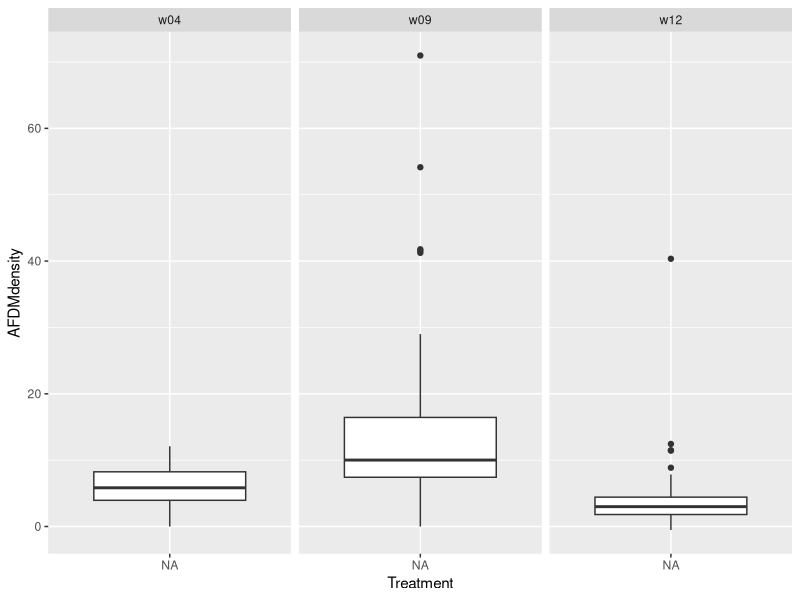
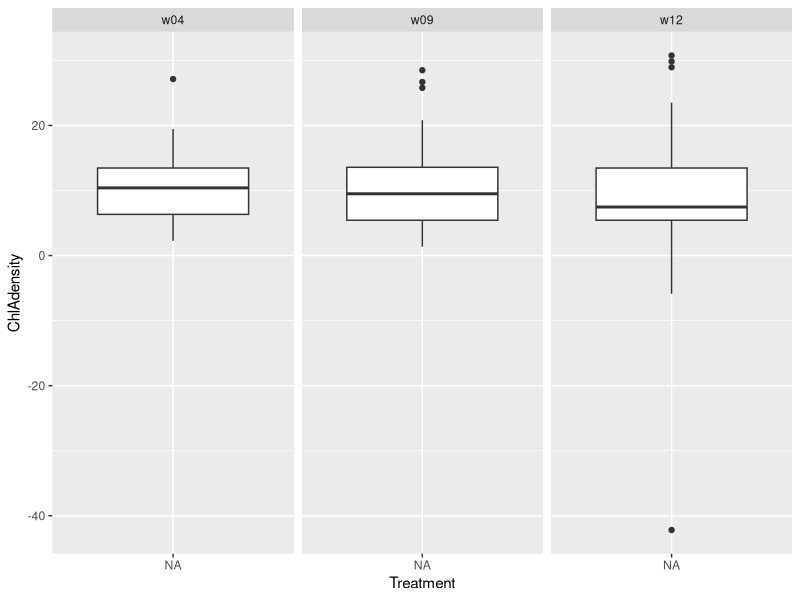
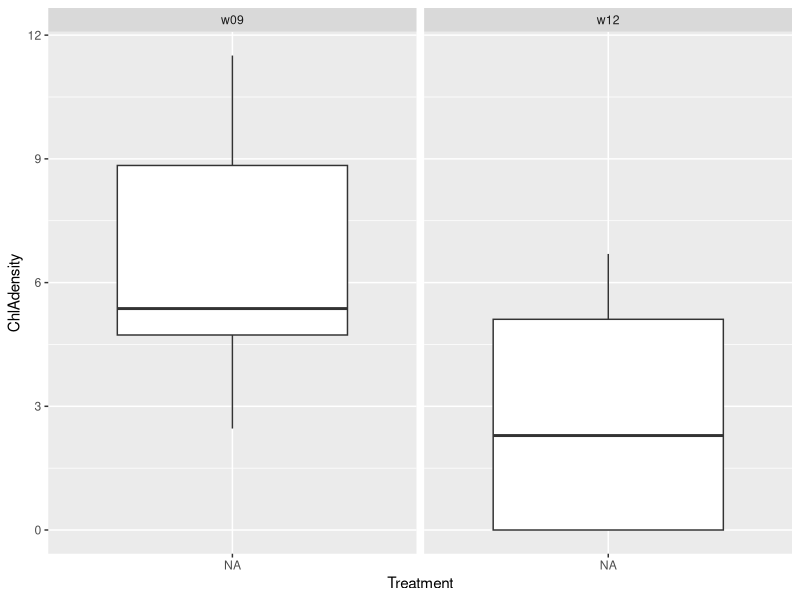

The R source for these figures, in order: (Note: this script raises an error after producing the figures.)
##### Basket Slurry Analysis #####
SlurryData<-read.csv("./FEn17_data/SubSamFEn17OK.csv", stringsAsFactors = F) #bring in volume data; bucket volume, subsample, filter, enclosure
SlurryData$BucketVol<-as.numeric(paste(SlurryData$BucketVol)) #tell volume to stop being a factor/text
colnames(SlurryData)[6]<-"WeekBad"
SlurryData[SlurryData$WeekBad=="8",8]<-"w09"
SlurryData[SlurryData$WeekBad=="4",8]<-"w04"
SlurryData[SlurryData$WeekBad=="12",8]<-"w12"
colnames(SlurryData)[8]<-"Week"

Treat<-read.csv("./FEn17_data/FEn17OKTreatments.csv", sep=",")#bring in enclosure and treatment data

##### Ash Free Dry Mass Data #####
AFDMraw<-read.csv("./FEn17_data/AFDMFEn17OK.csv", stringsAsFactors = F) #datasheet with dried and burned results
FilterPre<-read.csv("./FEn17_data/FiltPreWFen17OK.csv") #filter preweights
colnames(FilterPre)[1]<-"Filter."

AFDM2<-merge.data.frame(AFDMraw, FilterPre, by="Filter.")
AFDM<-merge.data.frame(AFDM2, SlurryData, by="Filter.")
AFDM$Tin.filter.combusted<-as.numeric(paste(AFDM$Tin.filter.combusted))
AFDM$BucketVol<-as.numeric(paste(AFDM$BucketVol))

AFDM$SubstrateVol<-AFDM$Basket.*.03315
AFDM$Tare<-AFDM$Tin.Weight+AFDM$PreWeight
AFDM$DryMass<-AFDM$Tin.filter.dry-AFDM$Tare
AFDM$OrganicM<-AFDM$Tin.filter.dry-AFDM$Tin.filter.combusted
AFDM$InOrganicM<-AFDM$DryMass-AFDM$OrganicM
#Some filters didn't have bucket volumes associated with them
#5L is written next to them and is the mean bucket volume (considering sig dig)
AFDM[is.na(AFDM$BucketVol),"BucketVol"]<-5000
#AFDMdensity units g/m3
AFDM$AFDMdensity<-(AFDM$OrganicM/AFDM$VolFilrwe)*(AFDM$BucketVol/AFDM$SubstrateVol)

#following filters were water column samples, AFDM density is g / ml
for(i in 1:length(WC<-c("FA062","FA063","FA132","FA133","FA284","FA285"))){
  AFDM[AFDM$Filter.==WC[i],"Enclosure"]<-"WaterColumn"
  AFDM[AFDM$Filter.==WC[i],"AFDMdensity"]<-AFDM[AFDM$Filter.==WC[i],"OrganicM"]/AFDM[AFDM$Filter.==WC[i],"VolFilrwe"]
}

#adding graphing variables on the table
AFDM$Enc2<-Treat[match(AFDM$Enclosure, Treat$ï..Enclosure),2]
AFDM$TEid<-paste(AFDM$Week, AFDM$Enc2, sep="")
AFDM$Treatment<-Treat[match(AFDM$Enclosure, Treat$ï..Enclosure),3]

library(ggplot2)
ggplot(AFDM, aes(x=Treatment, y=AFDMdensity))+geom_boxplot()+facet_wrap(~AFDM$Week)
  
#### Chlorophyll ####
#this is from the algal tiles generally
ChlAraw<-read.csv("./FEn17_data/ChlDataFEn17OK.csv", stringsAsFactors = F)#bring in raw chlorophyll data
colnames(ChlAraw)[2]<-"WeekBad"
ChlAraw[ChlAraw$WeekBad=="9",12]<-"w09"
ChlAraw[ChlAraw$WeekBad=="4",12]<-"w04"
ChlAraw[ChlAraw$WeekBad=="12",12]<-"w12"
colnames(ChlAraw)[12]<-"Week"

ChlAtile<-ChlAraw[ChlAraw$Type=="Tiles",]
ChlAtile$Treatment<-Treat[match(ChlAtile$Enclosure.,Treat$ï..Enclosure),3]
ChlAtile$Area=0.0005905

ChlAtile$ChlAdensity<-26.7*((ChlAtile$X664nm-ChlAtile$fir750nm)-(ChlAtile$X665nm-ChlAtile$sec750nm))*ChlAtile$Vacetone/(ChlAtile$Area*1)/1000

ggplot(ChlAtile, aes(x=Treatment, y=ChlAdensity))+geom_boxplot()+facet_wrap(~Week)

#when tiles were unavailable, we instead used filters to capture ChlA
#these have NAs that need fixing (bleh)
#myster filters FC010, FC017 and FC018 (17 & 18 might be E7)
ChlAfil<-ChlAraw[ChlAraw$Type=="Filter",]
ChlAfil[ChlAfil$Order=="D76","Order"]<-ChlAfil[ChlAfil$Order=="D76","Enclosure."]
ChlAfil[ChlAfil$Order=="D75","Order"]<-ChlAfil[ChlAfil$Order=="D75","Enclosure."]
ChlAfil$BucketVol<-SlurryData[match(ChlAfil$Order, SlurryData$Filter.), 2]
ChlAfil$FilterVol<-SlurryData[match(ChlAfil$Order, SlurryData$Filter.), 3]
ChlAfil$Area<-SlurryData[match(ChlAfil$Order, SlurryData$Filter.), 5] * .03315
ChlAfil$Enc3<-SlurryData[match(ChlAfil$Order,SlurryData$Filter.),1]
ChlAfil$Treatment<-Treat[match(ChlAfil$Enc3, Treat$ï..Enclosure),3]
#5L is written next to them and is the mean bucket volume (considering sig dig)
ChlAfil[is.na(ChlAfil$BucketVol),"BucketVol"]<-5000

ChlAfil$ChlAdensity<-26.7*((ChlAfil$X664nm-ChlAfil$fir750nm)-(ChlAfil$X665nm-ChlAfil$sec750nm))*(ChlAfil$Vacetone/ChlAfil$FilterVol)*(ChlAfil$BucketVol/ChlAfil$Area)/1000

for(k in which(ChlAfil$Enclosure.=="WC")){
  ChlAfil[k,"ChlAdensity"]<-26.7*((ChlAfil$X664nm[k]-ChlAfil$fir750nm[k])-(ChlAfil$X665nm[k]-ChlAfil$sec750nm[k]))*(ChlAfil$Vacetone[k]/ChlAfil$FilterVol[k])/1000
}

ggplot(ChlAfil, aes(x=Treatment, y=ChlAdensity))+geom_boxplot()+facet_wrap(~Week)

#### Combining all the data ####
ChlAtile$Enc2<-Treat[match(ChlAtile$Enclosure., Treat$ï..Enclosure),2]
ChlAtile$TEid<-paste(ChlAtile$Week, ChlAtile$Enc2,sep="")
AFDMT<-ddply(AFDM, .variables = c("TEid"), .fun=function(x) {data.frame(TEid=x$TEid[1],
                                                                        Treatment=x$Treatment[1],
                                                                        Week=x$Week[1],
                                                                        Enc2=x$Enc2[1],
                                                                        AFDMg.m3=mean(x$AFDMdensity, na.rm=T),
                                                                        sdAFDM=sd(x$AFDMdensity,na.rm=T))})

basalres<-merge.data.frame(ChlAtile, AFDMT,by=c("TEid","Enc2","Week","Treatment"))
basalres<-basalres[,-c(5:16)]
colnames(basalres)[5]<-"ChlA.mg.m2"
View(basalres)
